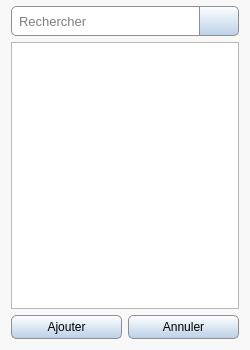
<?xml version="1.0" encoding="UTF-8"?>
<ui version="4.0">
 <class>LinkAddAgain</class>
 <widget class="QWidget" name="LinkAddAgain">
  <property name="geometry">
   <rect>
    <x>0</x>
    <y>0</y>
    <width>250</width>
    <height>350</height>
   </rect>
  </property>
  <property name="windowTitle">
   <string notr="true">Form</string>
  </property>
  <property name="styleSheet">
   <string notr="true">QWidget#LinkAddAgain {background:rgb(248, 248, 248)}</string>
  </property>
  <layout class="QVBoxLayout" name="verticalLayout">
   <property name="topMargin">
    <number>6</number>
   </property>
   <item>
    <layout class="QHBoxLayout" name="horizontalLayout">
     <property name="spacing">
      <number>0</number>
     </property>
     <item>
      <widget class="QLineEdit" name="search_bar">
       <property name="minimumSize">
        <size>
         <width>0</width>
         <height>30</height>
        </size>
       </property>
       <property name="maximumSize">
        <size>
         <width>16777215</width>
         <height>30</height>
        </size>
       </property>
       <property name="font">
        <font>
         <family>Segoe UI</family>
         <pointsize>10</pointsize>
        </font>
       </property>
       <property name="styleSheet">
        <string notr="true">QLineEdit{border: 1px solid #8f8f91; border-right-width: 0px; border-top-left-radius: 5px; border-bottom-left-radius: 5px; padding-left: 5px; }</string>
       </property>
       <property name="alignment">
        <set>Qt::AlignLeading|Qt::AlignLeft|Qt::AlignVCenter</set>
       </property>
       <property name="placeholderText">
        <string>Rechercher</string>
       </property>
      </widget>
     </item>
     <item>
      <widget class="QPushButton" name="search_clear">
       <property name="minimumSize">
        <size>
         <width>40</width>
         <height>30</height>
        </size>
       </property>
       <property name="maximumSize">
        <size>
         <width>40</width>
         <height>30</height>
        </size>
       </property>
       <property name="toolTip">
        <string>Supprimer la recherche</string>
       </property>
       <property name="styleSheet">
        <string notr="true">QPushButton{border: 1px solid #8f8f91; border-top-right-radius: 5px ; border-bottom-right-radius: 5px; background-color: qlineargradient(spread:pad, x1:0, y1:0, x2:0, y2:1, stop:0 #FFFFFF, stop:1 #BAD0E7)}
QPushButton:hover{background-color: qlineargradient(spread:pad, x1:0, y1:0, x2:0, y2:1, stop:0 #F8F8F8, stop:1 #8FADCC)}
QPushButton:pressed{background-color: qlineargradient(spread:pad, x1:0, y1:0, x2:0, y2:1, stop:0 #8FADCC, stop:1 #F8F8F8)}</string>
       </property>
       <property name="text">
        <string/>
       </property>
       <property name="icon">
        <iconset resource="../icones/icons.qrc">
         <normaloff>:/Images/search_clear.svg</normaloff>:/Images/search_clear.svg</iconset>
       </property>
       <property name="iconSize">
        <size>
         <width>20</width>
         <height>20</height>
        </size>
       </property>
      </widget>
     </item>
    </layout>
   </item>
   <item>
    <widget class="QListView" name="links_list">
     <property name="editTriggers">
      <set>QAbstractItemView::NoEditTriggers</set>
     </property>
     <property name="alternatingRowColors">
      <bool>true</bool>
     </property>
     <property name="selectionBehavior">
      <enum>QAbstractItemView::SelectRows</enum>
     </property>
     <property name="iconSize">
      <size>
       <width>24</width>
       <height>24</height>
      </size>
     </property>
    </widget>
   </item>
   <item>
    <layout class="QHBoxLayout" name="horizontalLayout_3">
     <item>
      <widget class="QPushButton" name="ok">
       <property name="sizePolicy">
        <sizepolicy hsizetype="Minimum" vsizetype="Fixed">
         <horstretch>0</horstretch>
         <verstretch>0</verstretch>
        </sizepolicy>
       </property>
       <property name="minimumSize">
        <size>
         <width>100</width>
         <height>0</height>
        </size>
       </property>
       <property name="maximumSize">
        <size>
         <width>16777215</width>
         <height>24</height>
        </size>
       </property>
       <property name="font">
        <font>
         <family>Segoe UI</family>
         <pointsize>9</pointsize>
        </font>
       </property>
       <property name="styleSheet">
        <string notr="true">QPushButton{border: 1px solid #8f8f91; border-radius: 5px ; padding-right: 10px; padding-left: 10px; background-color: qlineargradient(spread:pad, x1:0, y1:0, x2:0, y2:1, stop:0 #FFFFFF, stop:1 #BAD0E7); }
QPushButton:hover{background-color: qlineargradient(spread:pad, x1:0, y1:0, x2:0, y2:1, stop:0 #F8F8F8, stop:1 #8FADCC); }
QPushButton:pressed{background-color: qlineargradient(spread:pad, x1:0, y1:0, x2:0, y2:1, stop:0 #8FADCC, stop:1 #F8F8F8); }</string>
       </property>
       <property name="text">
        <string>Ajouter</string>
       </property>
      </widget>
     </item>
     <item>
      <widget class="QPushButton" name="quit">
       <property name="sizePolicy">
        <sizepolicy hsizetype="Minimum" vsizetype="Fixed">
         <horstretch>0</horstretch>
         <verstretch>0</verstretch>
        </sizepolicy>
       </property>
       <property name="minimumSize">
        <size>
         <width>100</width>
         <height>24</height>
        </size>
       </property>
       <property name="maximumSize">
        <size>
         <width>16777215</width>
         <height>24</height>
        </size>
       </property>
       <property name="font">
        <font>
         <family>Segoe UI</family>
         <pointsize>9</pointsize>
        </font>
       </property>
       <property name="styleSheet">
        <string notr="true">QPushButton{border: 1px solid #8f8f91; border-radius: 5px ; padding-right: 10px; padding-left: 10px; background-color: qlineargradient(spread:pad, x1:0, y1:0, x2:0, y2:1, stop:0 #FFFFFF, stop:1 #BAD0E7); }
QPushButton:hover{background-color: qlineargradient(spread:pad, x1:0, y1:0, x2:0, y2:1, stop:0 #F8F8F8, stop:1 #8FADCC); }
QPushButton:pressed{background-color: qlineargradient(spread:pad, x1:0, y1:0, x2:0, y2:1, stop:0 #8FADCC, stop:1 #F8F8F8); }</string>
       </property>
       <property name="text">
        <string>Annuler</string>
       </property>
      </widget>
     </item>
    </layout>
   </item>
  </layout>
 </widget>
 <resources>
  <include location="../icones/icons.qrc"/>
 </resources>
 <connections/>
</ui>
